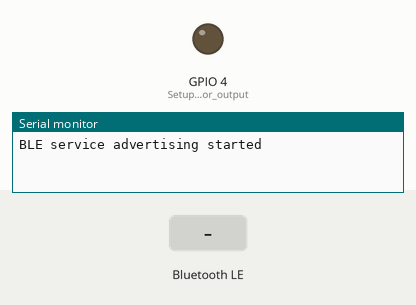
Recording of a sketch running on a simulated ESP32. Parts: output pins drawn as LEDs (lit = HIGH), the last lines printed to the serial monitor. Inputs (shaded band) come from the test bench. No radio packets arrive unless stated; nothing arrives over Bluetooth unless stated; a phone connects over Bluetooth LE 3 s after start; pins used as bus, display or sensor lines are not drawn.

Above: at 1.2 s.
1.3 s: Bluetooth LE write "launch" received
At 2.4 s:
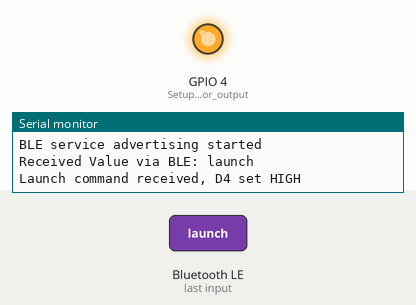
2.8 s: Bluetooth LE write "of" received
5.8 s: Bluetooth LE write ":" received
Timing chart, 0 to 8.8 s (numbered marks = the images above; inputs shaded):
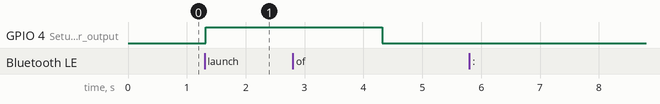

The sketch:

GroundStation.ino
```cpp
#include <SPI.h>
#include <Arduino.h>
#include <RH_RF69.h>
#include <BLEDevice.h>
#include <BLEUtils.h>
#include <BLEServer.h>

// ************ Radio Setup ***************

// Frequency for RF69 radio module
#define RF69_FREQ 915.0
// Pin configuration for the RFM69 module
#define RFM69_CS    5  // Chip select pin
#define RFM69_INT   15 // Interrupt pin
#define RFM69_RST   16 // Reset pin

// Radio driver instance for RH_RF69
RH_RF69 rf69(RFM69_CS, RFM69_INT);

// ************ BLE Setup ***************

// UUIDs for the BLE service and characteristics
#define SERVICE_UUID           "4fafc201-1fb5-459e-8fcc-c5c9c331914b"
#define CHARACTERISTIC_UUID_RX "beb5483e-36e1-4688-b7f5-ea07361b26a8"
#define CHARACTERISTIC_UUID_TX "6E400002-B5A3-F393-E0A9-E50E24DCCA9E"

// BLE server and characteristic instances
BLEServer* pServer = nullptr;
BLECharacteristic* pCharacteristicRX = nullptr;
BLECharacteristic* pCharacteristicTX = nullptr;
bool deviceConnected = false;

// Class to handle BLE server callbacks
class MyServerCallbacks : public BLEServerCallbacks {
    void onConnect(BLEServer* pServer) override {
        deviceConnected = true;
        Serial.println("Device connected");
    }

    void onDisconnect(BLEServer* pServer) override {
        deviceConnected = false;
        Serial.println("Device disconnected");
    }
};

// Class to handle BLE characteristic callbacks
class MyCharacteristicCallbacks : public BLECharacteristicCallbacks {
    void onWrite(BLECharacteristic *pCharacteristic) override {
        std::string value = pCharacteristic->getValue();

        // Print received value
        if (!value.empty()) {
            Serial.print("Received Value via BLE: ");
            for (int i = 0; i < value.length(); i++)
                Serial.print(value[i]);
            Serial.println();
        }

        // Process command to launch if received "launch"
        if (value == "launch") {
            digitalWrite(4, HIGH);
            Serial.println("Launch command received, D4 set HIGH");
            delay(3000);
            digitalWrite(4, LOW);
            Serial.println("D4 set LOW");
        }
    }
};

void setup() {
  Serial.begin(115200);
  pinMode(RFM69_RST, OUTPUT);
  digitalWrite(RFM69_RST, LOW);

  // Radio reset sequence
  digitalWrite(RFM69_RST, HIGH);
  delay(10);
  digitalWrite(RFM69_RST, LOW);
  delay(10);

  pinMode(4, OUTPUT); // Setup pin 4 for output

  // Initialize RF69 module
  if (!rf69.init()) {
    Serial.println("RFM69 radio init failed");
    while (1);
  }

  // Set RF69 frequency
  if (!rf69.setFrequency(RF69_FREQ)) {
    Serial.println("setFrequency failed");
  }

  // Set transmission power and high power mode
  rf69.setTxPower(20, true);

  // Encryption key for RF69
  uint8_t key[] = {0x01, 0x02, 0x03, 0x04, 0x05, 0x06, 0x07, 0x08,
                   0x01, 0x02, 0x03, 0x04, 0x05, 0x06, 0x07, 0x08};
  rf69.setEncryptionKey(key);

  // Initialize BLE
  BLEDevice::init("L-TAS");
  pServer = BLEDevice::createServer();
  pServer->setCallbacks(new MyServerCallbacks());

  BLEService *pService = pServer->createService(SERVICE_UUID);

  // Create characteristics for receiving and transmitting data
  pCharacteristicRX = pService->createCharacteristic(
                                       CHARACTERISTIC_UUID_RX,
                                       BLECharacteristic::PROPERTY_READ |
                                       BLECharacteristic::PROPERTY_WRITE |
                                       BLECharacteristic::PROPERTY_NOTIFY
                                     );

  pCharacteristicTX = pService->createCharacteristic(
                          CHARACTERISTIC_UUID_TX,
                          BLECharacteristic::PROPERTY_WRITE
                        );

  pCharacteristicTX->setCallbacks(new MyCharacteristicCallbacks());

  pService->start();
  BLEAdvertising *pAdvertising = BLEDevice::getAdvertising();
  pAdvertising->addServiceUUID(SERVICE_UUID);
  pAdvertising->setScanResponse(true);
  BLEDevice::startAdvertising();
  Serial.println("BLE service advertising started");
}

// Array to hold received packet data
String receivedPackets[100]; // Adjust size based on expected number of packets
int totalExpectedPackets = -1;
int packetsReceived = 0;

void loop() {
  if (rf69.available()) {
    // Buffer for received data
    uint8_t buf[RH_RF69_MAX_MESSAGE_LEN + 1];
    uint8_t len = sizeof(buf);

    // Check if packet received successfully
    if (rf69.recv(buf, &len)) {
      buf[len] = 0; // Ensure null termination
      String message = String((char *)buf);

      // Extract packet number and total number of packets
      int packetNum = message.substring(1, message.indexOf("of")).toInt();
      int totalPackets = message.substring(message.indexOf("of") + 2, message.indexOf(":")).toInt();

      // Store received data by packet number
      receivedPackets[packetNum] = message.substring(message.indexOf(":") + 1);

      packetsReceived++;
      if (totalExpectedPackets == -1) {
        totalExpectedPackets = totalPackets;
      }

      // Check if all packets have been received
      if (packetsReceived == totalExpectedPackets) {
        // Reassemble the complete message
        String completeMessage = "";
        for (int i = 0; i < totalExpectedPackets; i++) {
          completeMessage += receivedPackets[i];
        }

        // Output the complete message
        Serial.println(completeMessage);

        // Forward message to BLE Central device if connected
        if (deviceConnected) {
          pCharacteristicRX->setValue(completeMessage.c_str());
          pCharacteristicRX->notify();
        }

        // Reset packet tracking for the next message
        packetsReceived = 0;
        totalExpectedPackets = -1;
        for (int i = 0; i < 100; i++) { // Clear the packet buffer
          receivedPackets[i] = "";
        }
      }
    } else {
      Serial.println("Receive failed");
    }
  }
}
```

Measured:
- after the input at 1.3 s, GPIO 4 (Setup_pin_4_for_output): LOW → HIGH at once
